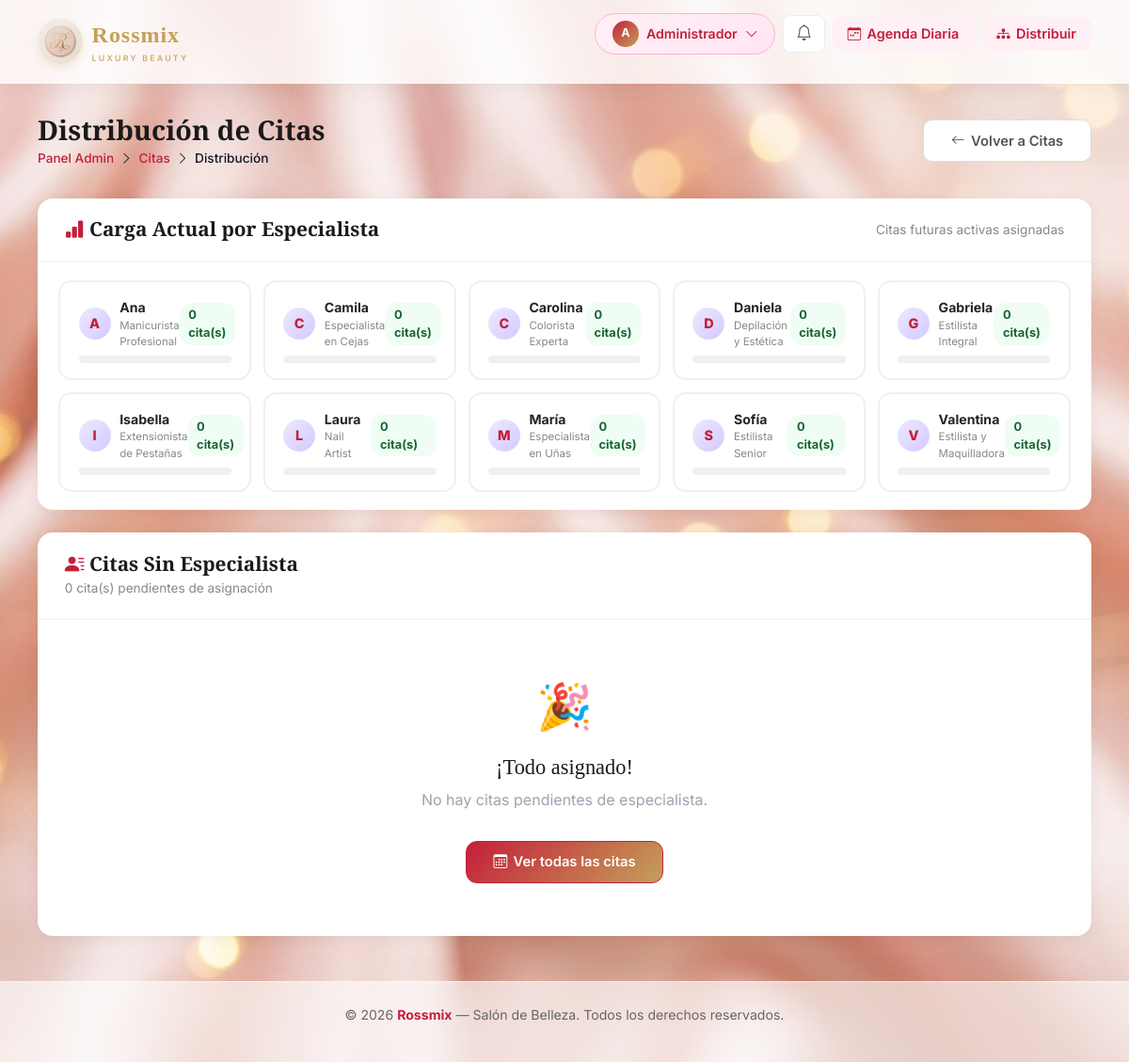
Page /admin/citas/distribucion (signed in) on the committed database.
### app/models/usuario.py (models this page shows, shortened)
class Usuario(db.Model):
    __tablename__ = 'usuario'
    __table_args__ = (
        CheckConstraint("telefono ~ '^[0-9]{10}$'", name='ck_usuario_telefono_10_digitos'),
    )
    id = db.Column(db.Integer, primary_key=True)
    nombre = db.Column(db.String(100), nullable=False)
    email = db.Column(db.String(150), unique=True, nullable=False)
    telefono = db.Column(db.String(10), nullable=False)
    password = db.Column(db.String(200), nullable=False)
    tipo_usuario   = db.Column(db.String(20), nullable=False, index=True)
    fecha_registro = db.Column(db.DateTime, default=datetime.now)
    activo         = db.Column(db.Boolean, default=True)
    id_empleado = db.Column(db.Integer, db.ForeignKey('empleados.id_empleado', ondelete='SET NULL'), nullable=True)
    empleado_vinculado = db.relationship('Empleado', foreign_keys=[id_empleado], backref='usuario_cuenta', uselist=False)
    citas = db.relationship('Cita', backref='cliente', lazy=True, foreign_keys='Cita.id_cliente')
    notificaciones = db.relationship('Notificacion', backref='usuario', lazy=True)

### app/models/empleado.py (models this page shows, shortened)
class Empleado(db.Model):
    __tablename__ = 'empleados'
    id_empleado = db.Column(db.Integer, primary_key=True)
    nombre = db.Column(db.String(100), nullable=False)
    especialidad = db.Column(db.String(100))
    activo = db.Column(db.Boolean, default=True)
    fecha_registro = db.Column(db.DateTime, default=datetime.now)
    horarios = db.relationship('HorarioEmpleado', backref='empleado', lazy=True, cascade='all, delete-orphan')
    citas = db.relationship('Cita', backref='empleado', lazy=True)

### app/views/admin/citas.py (the view)
@admin_bp.route('/citas/distribucion')
@admin_required
def citas_distribucion():
    sin_asignar = db.session.query(Cita, Usuario, Servicio)\
        .join(Usuario, Cita.id_cliente == Usuario.id)\
        .join(Servicio, Cita.id_servicio == Servicio.id_servicio)\
        .filter(
            Cita.id_empleado.is_(None),
            Cita.estado.in_(['pendiente_pago', 'confirmada'])
        ).order_by(Cita.fecha_hora_inicio).all()
    empleados = Empleado.query.filter_by(activo=True).order_by(Empleado.nombre).all()
    carga = {}
    for emp in empleados:
        carga[emp.id_empleado] = Cita.query.filter(
            Cita.id_empleado == emp.id_empleado,
            Cita.fecha_hora_inicio >= datetime.now(),
            Cita.estado.in_(['pendiente_pago', 'confirmada', 'en_atencion'])
        ).count()
    return render_template(
        'admin/distribucion_citas.html',
        sin_asignar=sin_asignar,
        empleados=empleados,
        carga=carga
    )

### app/templates/admin/distribucion_citas.html (shortened to what this page needs)
{% extends 'base.html' %}
{% block content %}
<div class="page-header">
    <div>
        <h1>Distribución de Citas</h1>
        <div class="breadcrumb-r">
            <a href="{{ url_for('dashboard_admin') }}">Panel Admin</a>
            <i class="bi bi-chevron-right"></i>
            <a href="{{ url_for('admin_citas') }}">Citas</a>
            <i class="bi bi-chevron-right"></i>
            <span>Distribución</span>
        </div>
    </div>
    <a href="{{ url_for('admin_citas') }}" class="btn-secondary-r">
        <i class="bi bi-arrow-left"></i> Volver a Citas
    </a>
</div>
<div class="r-card" style="margin-bottom:1.5rem;">
    <div class="r-card-header">
        <h2><i class="bi bi-bar-chart-fill" style="color:#c41e3a;"></i> Carga Actual por Especialista</h2>
        <span style="font-size:0.85rem;color:#888;">Citas futuras activas asignadas</span>
    </div>
    <div style="padding:1.2rem 1.4rem;display:grid;grid-template-columns:repeat(auto-fill,minmax(200px,1fr));gap:0.8rem;">
        {% for emp in empleados %}
        {% set c = carga.get(emp.id_empleado, 0) %}
        <div class="carga-card" id="carga-{{ emp.id_empleado }}">
            <div style="display:flex;align-items:center;justify-content:space-between;">
                <div style="display:flex;align-items:center;gap:0.6rem;">
                    <div style="width:34px;height:34px;border-radius:50%;
                                background:linear-gradient(135deg,#ede9ff,#d4caff);
                                color:#c41e3a;display:flex;align-items:center;
                                justify-content:center;font-weight:800;font-size:0.9rem;flex-shrink:0;">
                        {{ emp.nombre[0].upper() }}
                    </div>
                    <div>
                        <div style="font-weight:700;font-size:0.88rem;">{{ emp.nombre.split()[0] }}</div>
                        <div style="font-size:0.72rem;color:#888;">{{ emp.especialidad or '—' }}</div>
                    </div>
                </div>
                <span id="badge-{{ emp.id_empleado }}"
                      style="background:{% if c == 0 %}#f0fdf4;color:#166534{% elif c <= 3 %}#dbeafe;color:#1e40af{% elif c <= 6 %}#fef9c3;color:#854d0e{% else %}#fee2e2;color:#991b1b{% endif %};
                             padding:0.2rem 0.6rem;border-radius:12px;font-size:0.8rem;font-weight:700;">
                    {{ c }} cita(s)
                </span>
            </div>
            <div class="carga-bar">
            </div>
        </div>
        {% else %}
        <p style="color:#9ca3af;">No hay especialistas activas.</p>
        {% endfor %}
    </div>
</div>
<div class="r-card">
    <div class="r-card-header">
        <div>
            <h2><i class="bi bi-person-lines-fill" style="color:#c41e3a;"></i> Citas Sin Especialista</h2>
            <span style="font-size:0.85rem;color:#888;">{{ sin_asignar|length }} cita(s) pendientes de asignación</span>
        </div>
    </div>
    {% if sin_asignar %}
    <div style="display:grid;grid-template-columns:1fr auto 220px auto;gap:0.8rem;
                padding:0.6rem 1.2rem;background:#f8f9fa;font-size:0.78rem;
                font-weight:700;color:#666;text-transform:uppercase;letter-spacing:0.4px;">
        <span>Cita</span>
        <span>Fecha / Hora</span>
        <span>Asignar a</span>
        <span></span>
    </div>
    <div id="listaAsignaciones">
        {% for cita, cliente, servicio in sin_asignar %}
        <div class="asig-row" id="asig-row-{{ cita.id_cita }}" data-cita="{{ cita.id_cita }}">
            <div>
                <div style="font-weight:700;font-size:0.9rem;">{{ servicio.nombre_servicio }}</div>
                <div style="font-size:0.78rem;color:#888;">
                    <i class="bi bi-person" style="color:#c41e3a;"></i> {{ cliente.nombre }}
                    <span style="margin-left:0.5rem;font-family:monospace;color:#bbb;">{{ cita.codigo_reserva }}</span>
                </div>
            </div>
            <div style="text-align:center;white-space:nowrap;">
                <div style="font-weight:700;font-size:0.88rem;color:#1a1a1a;">{{ cita.fecha_hora_inicio.strftime('%d/%m/%Y') }}</div>
                <div style="font-size:0.78rem;color:#c41e3a;font-weight:600;">{{ cita.fecha_hora_inicio.strftime('%H:%M') }}</div>
            </div>
            <select class="esp-select" id="esp-{{ cita.id_cita }}"
                    onchange="marcarSeleccion({{ cita.id_cita }}, this)">
                <option value="">— Seleccionar —</option>
                {% for emp in empleados %}
                <option value="{{ emp.id_empleado }}">
                    {{ emp.nombre }}{% if emp.especialidad %} ({{ emp.especialidad }}){% endif %}
                    · {{ carga.get(emp.id_empleado, 0) }} cita(s)
                </option>
                {% endfor %}
            </select>
            <button onclick="asignarIndividual({{ cita.id_cita }})"
                    id="btn-ind-{{ cita.id_cita }}"
                    style="background:#eff6ff;color:#c41e3a;border:1.5px solid #bfdbfe;
                           padding:0.45rem 0.9rem;border-radius:10px;font-weight:700;
                           font-size:0.82rem;cursor:pointer;white-space:nowrap;transition:all 0.2s;"
                    onmouseover="this.style.background='#dbeafe'"
                    onmouseout="this.style.background='#eff6ff'">
                <i class="bi bi-person-check"></i>
            </button>
        </div>
        {% endfor %}
    </div>
    <div style="padding:1rem 1.4rem;border-top:2px solid #f5f5f5;background:#fafafa;
                display:flex;align-items:center;justify-content:space-between;flex-wrap:wrap;gap:0.8rem;">
        <span style="font-size:0.85rem;color:#888;">
            <span id="countAsignadas">0</span> de {{ sin_asignar|length }} asignadas
        </span>
        <button onclick="guardarTodo()" id="btnGuardarTodo2"
                style="background:linear-gradient(135deg,#c41e3a,#c41e3a);color:white;border:none;
                       padding:0.7rem 2rem;border-radius:12px;font-weight:700;font-size:0.9rem;
                       cursor:pointer;display:flex;align-items:center;gap:0.5rem;
                       box-shadow:0 4px 16px rgba(196,30,58,0.2);">
            <i class="bi bi-check-all"></i> Guardar Todas las Asignaciones
        </button>
    </div>
    {% else %}
    <div style="text-align:center;padding:3.5rem;color:#9ca3af;">
        <div style="font-size:3rem;margin-bottom:1rem;">🎉</div>
        <h3 style="font-family:'Cormorant Garamond',serif;font-size:1.4rem;color:#1a1a1a;margin-bottom:0.5rem;">
            ¡Todo asignado!
        </h3>
        <p>No hay citas pendientes de especialista.</p>
        <a href="{{ url_for('admin_citas') }}" class="btn-rossmix" style="margin-top:1rem;">
            <i class="bi bi-calendar3"></i> Ver todas las citas
        </a>
    </div>
    {% endif %}
</div>
{% endblock %}

### app/templates/base.html (shortened to what this page needs)
<!DOCTYPE html>
<html lang="es">
<head>
    <link rel="stylesheet" href="https://cdn.jsdelivr.net/npm/bootstrap-icons@1.11.3/font/bootstrap-icons.min.css">
    <link rel="stylesheet" href="https://cdn.jsdelivr.net/npm/bootstrap@5.3.2/dist/css/bootstrap.min.css">
    <link rel="stylesheet" href="{{ url_for('static', filename='style.css', v='20260818-2') }}">
</head>
<body>
<nav>
    <div class="nav-inner">
        <a href="{{ url_for('main.index') }}" class="logo">
            <img src="{{ url_for('static', filename='images/logo_rossmix_r.png') }}" alt="Rossmix Luxury Beauty">
            <span class="logo-text">Rossmix<small>Luxury Beauty</small></span>
        </a>
        <ul>
            {% if session.usuario_id and request.endpoint != 'main.index' %}
                <li class="profile-dropdown-wrap">
                    <a href="#" class="profile-btn" id="profileBtn">
                        <span class="avatar">{{ session.nombre[0]|upper }}</span>
                        {{ session.nombre|title }}
                        <i class="bi bi-chevron-down icon-small"></i>
                    </a>
                </li>
                <li class="nav-item-notif">
                    <a href="#" id="btnNotifs" title="Notificaciones" class="notif-button">
                        <i class="bi bi-bell icon-bell"></i>
                    </a>
                </li>
                {% if session.tipo_usuario == 'admin' %}
                    <li>
                        <a href="{{ url_for('admin.agenda_diaria') }}" class="nav-chip blue">
                            <i class="bi bi-calendar-week"></i> Agenda Diaria
                        </a>
                    </li>
                    <li>
                        <a href="{{ url_for('admin.citas_distribucion') }}" class="nav-chip purple">
                            <i class="bi bi-diagram-3-fill"></i> Distribuir
                        </a>
                    </li>
                {% elif session.tipo_usuario == 'especialista' %}
                    <li>
                        <a href="{{ url_for('especialista.citas_disponibles') }}" class="nav-chip pink">
                            <i class="bi bi-lightning-fill"></i> Disponibles
                        </a>
                    </li>
                {% else %}
                    <li><a href="{{ url_for('citas.agendar_paso1') }}" class="nav-chip pink"><i class="bi bi-plus-circle"></i> Agendar</a></li>
                {% endif %}
            {% else %}
                <li><a href="{{ url_for('main.index') }}">Inicio</a></li>
                <li><a href="{{ url_for('auth.login') }}">Iniciar Sesión</a></li>
                <li><a href="{{ url_for('auth.registro') }}" class="nav-chip pink">Registrarse</a></li>
            {% endif %}
        </ul>
    </div>
</nav>
<div class="page-wrap">
    {% block content %}{% endblock %}
</div>
<footer>
    <div class="footer-inner">
        <p>&copy; 2026 <strong>Rossmix</strong> — Salón de Belleza. Todos los derechos reservados.</p>
    </div>
</footer>
</body>
</html>

### app/templates/admin/distribucion_citas.html (style rules this page uses)
.carga-card { background:white;border-radius:14px;padding:1rem 1.2rem; border:2px solid #f0f0f0;transition:all 0.2s; }
.carga-bar { height:8px;border-radius:4px;background:#f0f0f0;overflow:hidden;margin-top:0.4rem; }

### rows in the picture
Usuario: nombre "Administrador"
Empleado: nombre "A", nombre "Ana", especialidad "Manicurista Profesional", c "0"
Empleado: nombre "C", nombre "Camila", especialidad "Especialista en Cejas", c "0"
Empleado: nombre "C", nombre "Carolina", especialidad "Colorista Experta", c "0"
Empleado: nombre "D", nombre "Daniela", especialidad "Depilación y Estética", c "0"
Empleado: nombre "G", nombre "Gabriela", especialidad "Estilista Integral", c "0"
Empleado: nombre "I", nombre "Isabella", especialidad "Extensionista de Pestañas", c "0"
Empleado: nombre "L", nombre "Laura", especialidad "Nail Artist", c "0"
Empleado: nombre "M", nombre "María", especialidad "Especialista en Uñas", c "0"
Empleado: nombre "S", nombre "Sofía", especialidad "Estilista Senior", c "0"
Empleado: nombre "V", nombre "Valentina", especialidad "Estilista y Maquilladora", c "0"

### other values in the picture
{{ session.nombre[0]|upper }} "A"
{{ sin_asignar|length }} "0"
